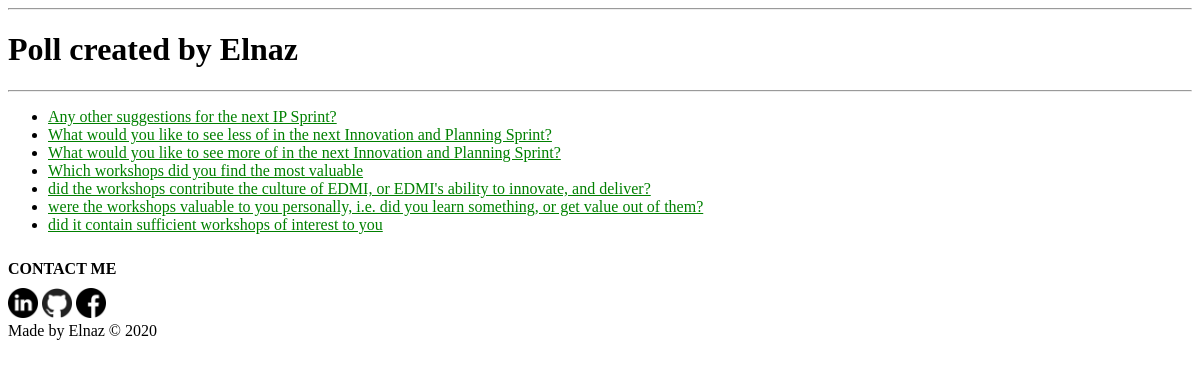
Screenshot of /polls/ with the database file from the repository.
### polls/models.py (models this page shows, shortened)
class Question(models.Model):
    question_text = models.CharField(max_length =200)
    pub_date = models.DateTimeField('date published')

### polls/views.py (the view)
# urls.py: path('', views.IndexView.as_view(), name='index'),
class IndexView(generic.ListView):
    template_name = 'polls/index.html'
    context_object_name = 'latest_question_list'
    def get_queryset(self):
        return Question.objects.order_by('-pub_date')[:7]

### polls/templates/polls/index.html
{% extends 'polls/base.html' %}
{% block main_content %}
{% if latest_question_list %}
    <ul>
    {% for question in latest_question_list %}
    <li><a href="{% url 'polls:detail' question.id %}">{{ question.question_text }}</a></li>
    {% endfor %}
    </ul>
{% else %}
    <p>No polls are available.</p>
{% endif %}
{% endblock %}

### polls/static/style.css (style rules this page uses)
li a { color: green; }
body { background: white url("images/background.gif") no-repeat; }

### rows the page displays
Question: question_text "Any other suggestions for the next IP Sprint?"
Question: question_text "What would you like to see less of in the next Innovation and Planning Sprint?"
Question: question_text "What would you like to see more of in the next Innovation and Planning Sprint?"
Question: question_text "Which workshops did you find the most valuable"
Question: question_text "did the workshops contribute the culture of EDMI, or EDMI's ability to innovate, and deliver?"
Question: question_text "were the workshops valuable to you personally, i.e. did you learn something, or get value out of them?"
Question: question_text "did it contain sufficient workshops of interest to you"
